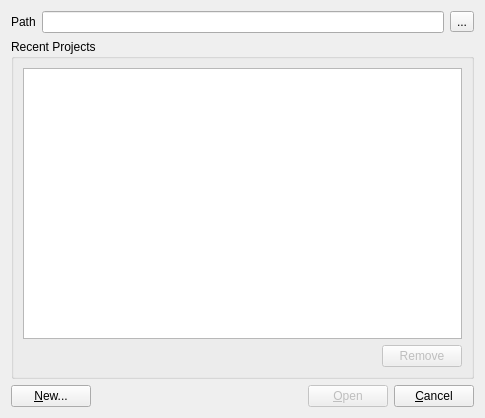
<?xml version="1.0" encoding="UTF-8"?>
<ui version="4.0">
 <class>OpenProjectDialog</class>
 <widget class="QDialog" name="OpenProjectDialog">
  <property name="enabled">
   <bool>true</bool>
  </property>
  <property name="geometry">
   <rect>
    <x>0</x>
    <y>0</y>
    <width>485</width>
    <height>418</height>
   </rect>
  </property>
  <property name="windowTitle">
   <string>Open Project</string>
  </property>
  <layout class="QVBoxLayout" name="verticalLayout_2">
   <item>
    <layout class="QHBoxLayout" name="horizontalLayout">
     <item>
      <widget class="QLabel" name="label">
       <property name="text">
        <string>Path</string>
       </property>
      </widget>
     </item>
     <item>
      <widget class="QLineEdit" name="pathEdit_"/>
     </item>
     <item>
      <widget class="QToolButton" name="browseButton_">
       <property name="text">
        <string>...</string>
       </property>
      </widget>
     </item>
    </layout>
   </item>
   <item>
    <widget class="QGroupBox" name="groupBox">
     <property name="title">
      <string>Recent Projects</string>
     </property>
     <layout class="QVBoxLayout" name="verticalLayout">
      <item>
       <widget class="QListWidget" name="m_pRecentList"/>
      </item>
      <item>
       <layout class="QHBoxLayout" name="horizontalLayout_2">
        <item>
         <spacer name="horizontalSpacer">
          <property name="orientation">
           <enum>Qt::Horizontal</enum>
          </property>
          <property name="sizeHint" stdset="0">
           <size>
            <width>40</width>
            <height>20</height>
           </size>
          </property>
         </spacer>
        </item>
        <item>
         <widget class="QPushButton" name="removeProjectButton_">
          <property name="enabled">
           <bool>false</bool>
          </property>
          <property name="text">
           <string>Remove</string>
          </property>
         </widget>
        </item>
       </layout>
      </item>
     </layout>
    </widget>
   </item>
   <item>
    <layout class="QHBoxLayout" name="horizontalLayout_3">
     <item>
      <widget class="QPushButton" name="newButton_">
       <property name="text">
        <string>&amp;New...</string>
       </property>
      </widget>
     </item>
     <item>
      <spacer name="horizontalSpacer_2">
       <property name="orientation">
        <enum>Qt::Horizontal</enum>
       </property>
       <property name="sizeHint" stdset="0">
        <size>
         <width>40</width>
         <height>20</height>
        </size>
       </property>
      </spacer>
     </item>
     <item>
      <widget class="QPushButton" name="openButton_">
       <property name="enabled">
        <bool>false</bool>
       </property>
       <property name="text">
        <string>&amp;Open</string>
       </property>
       <property name="default">
        <bool>true</bool>
       </property>
      </widget>
     </item>
     <item>
      <widget class="QPushButton" name="cancelButton_">
       <property name="text">
        <string>&amp;Cancel</string>
       </property>
      </widget>
     </item>
    </layout>
   </item>
  </layout>
 </widget>
 <tabstops>
  <tabstop>pathEdit_</tabstop>
  <tabstop>browseButton_</tabstop>
  <tabstop>m_pRecentList</tabstop>
  <tabstop>removeProjectButton_</tabstop>
  <tabstop>newButton_</tabstop>
  <tabstop>openButton_</tabstop>
  <tabstop>cancelButton_</tabstop>
 </tabstops>
 <resources/>
 <connections>
  <connection>
   <sender>cancelButton_</sender>
   <signal>clicked()</signal>
   <receiver>OpenProjectDialog</receiver>
   <slot>reject()</slot>
   <hints>
    <hint type="sourcelabel">
     <x>427</x>
     <y>393</y>
    </hint>
    <hint type="destinationlabel">
     <x>281</x>
     <y>394</y>
    </hint>
   </hints>
  </connection>
  <connection>
   <sender>newButton_</sender>
   <signal>clicked()</signal>
   <receiver>OpenProjectDialog</receiver>
   <slot>newProject()</slot>
   <hints>
    <hint type="sourcelabel">
     <x>68</x>
     <y>392</y>
    </hint>
    <hint type="destinationlabel">
     <x>134</x>
     <y>387</y>
    </hint>
   </hints>
  </connection>
  <connection>
   <sender>pathEdit_</sender>
   <signal>textChanged(QString)</signal>
   <receiver>OpenProjectDialog</receiver>
   <slot>pathChanged(QString)</slot>
   <hints>
    <hint type="sourcelabel">
     <x>355</x>
     <y>20</y>
    </hint>
    <hint type="destinationlabel">
     <x>483</x>
     <y>42</y>
    </hint>
   </hints>
  </connection>
  <connection>
   <sender>m_pRecentList</sender>
   <signal>itemSelectionChanged()</signal>
   <receiver>OpenProjectDialog</receiver>
   <slot>recentProjectSelected()</slot>
   <hints>
    <hint type="sourcelabel">
     <x>180</x>
     <y>137</y>
    </hint>
    <hint type="destinationlabel">
     <x>482</x>
     <y>159</y>
    </hint>
   </hints>
  </connection>
  <connection>
   <sender>removeProjectButton_</sender>
   <signal>clicked()</signal>
   <receiver>OpenProjectDialog</receiver>
   <slot>removeProject()</slot>
   <hints>
    <hint type="sourcelabel">
     <x>439</x>
     <y>336</y>
    </hint>
    <hint type="destinationlabel">
     <x>480</x>
     <y>351</y>
    </hint>
   </hints>
  </connection>
  <connection>
   <sender>browseButton_</sender>
   <signal>clicked()</signal>
   <receiver>OpenProjectDialog</receiver>
   <slot>browse()</slot>
   <hints>
    <hint type="sourcelabel">
     <x>462</x>
     <y>21</y>
    </hint>
    <hint type="destinationlabel">
     <x>482</x>
     <y>13</y>
    </hint>
   </hints>
  </connection>
  <connection>
   <sender>openButton_</sender>
   <signal>clicked()</signal>
   <receiver>OpenProjectDialog</receiver>
   <slot>accept()</slot>
   <hints>
    <hint type="sourcelabel">
     <x>356</x>
     <y>399</y>
    </hint>
    <hint type="destinationlabel">
     <x>298</x>
     <y>374</y>
    </hint>
   </hints>
  </connection>
 </connections>
 <slots>
  <slot>newProject()</slot>
  <slot>pathChanged(QString)</slot>
  <slot>recentProjectSelected()</slot>
  <slot>removeProject()</slot>
  <slot>browse()</slot>
 </slots>
</ui>
